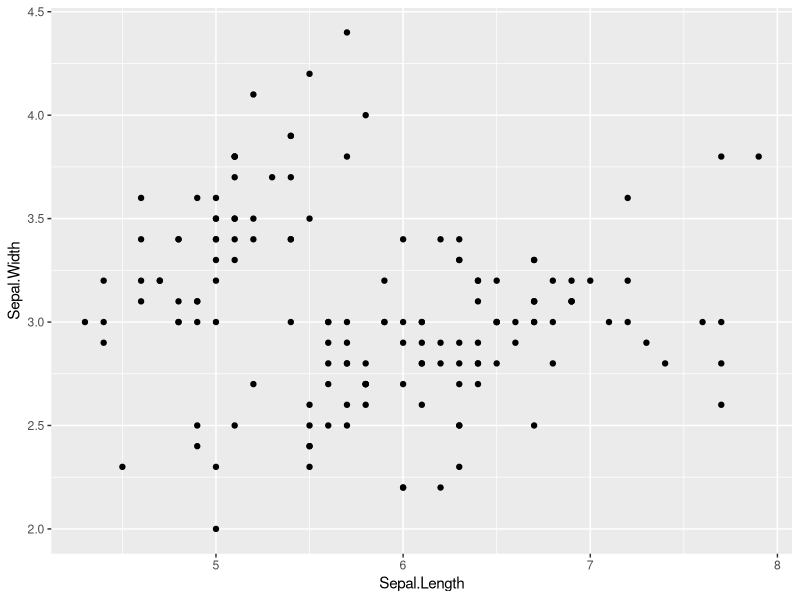
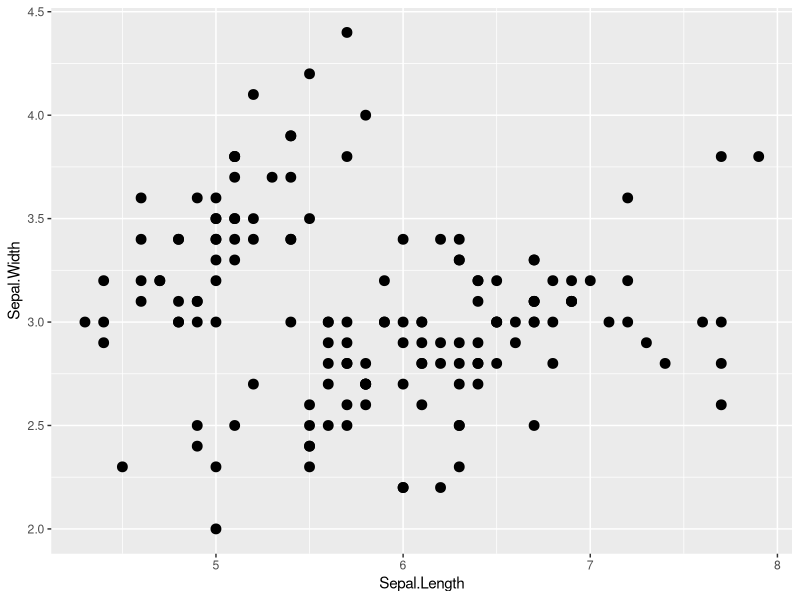
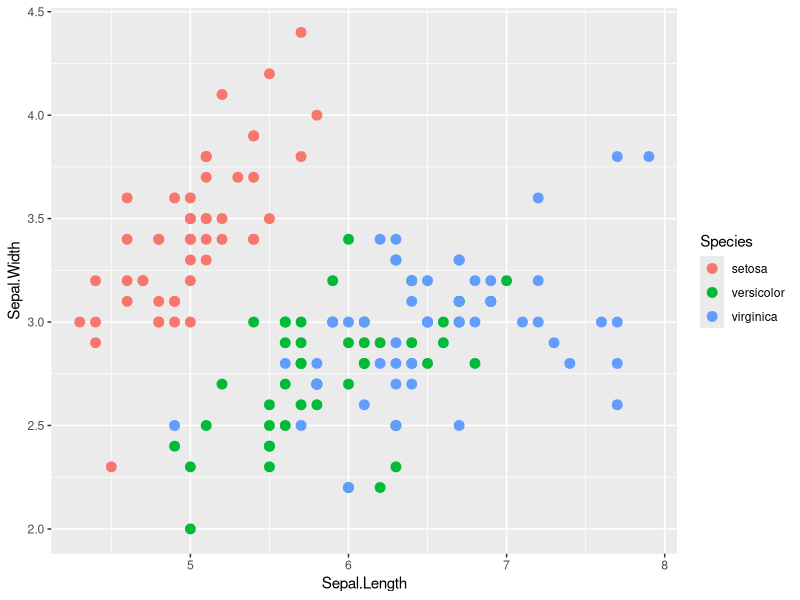
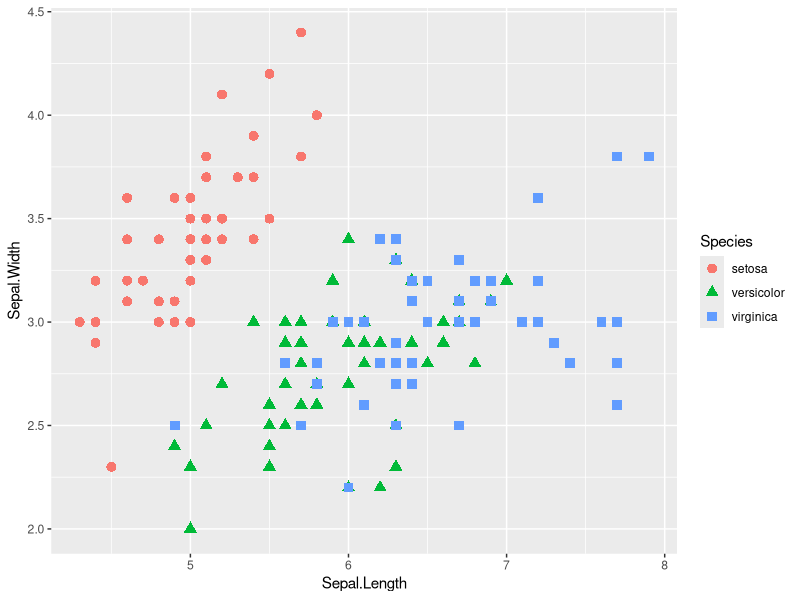
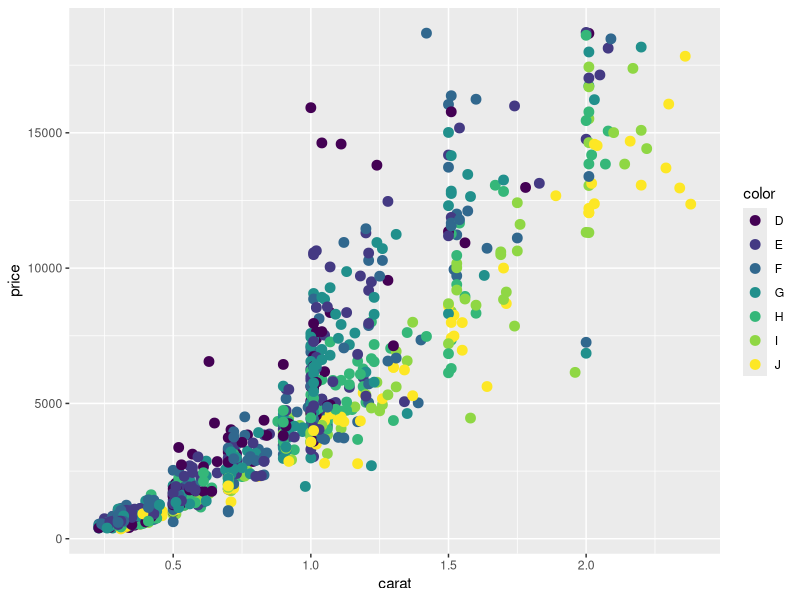
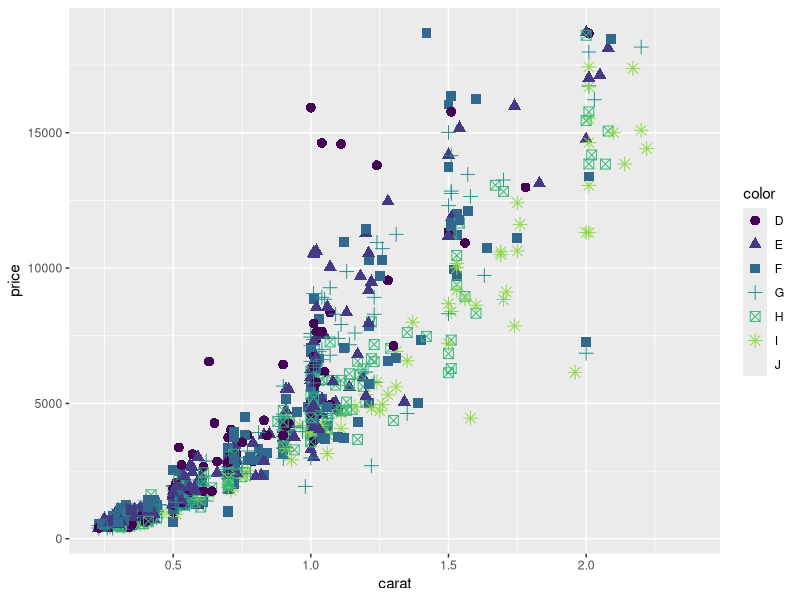
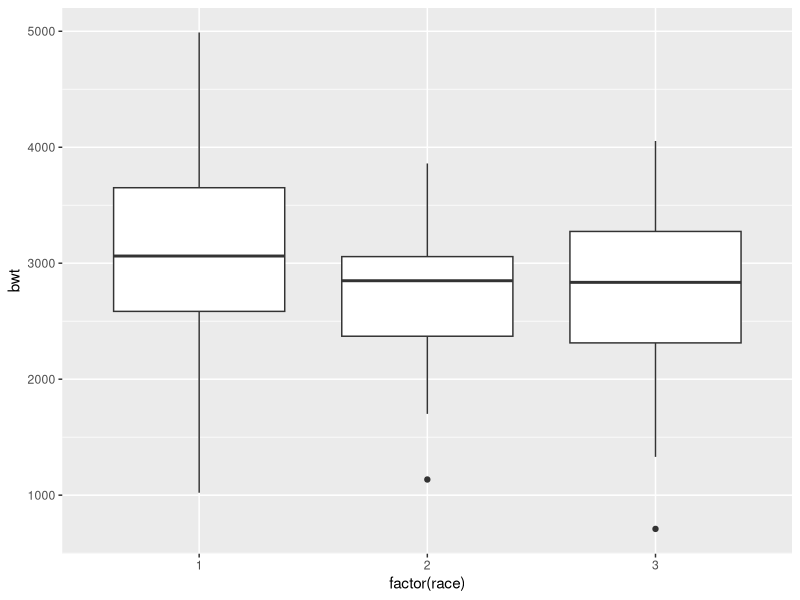
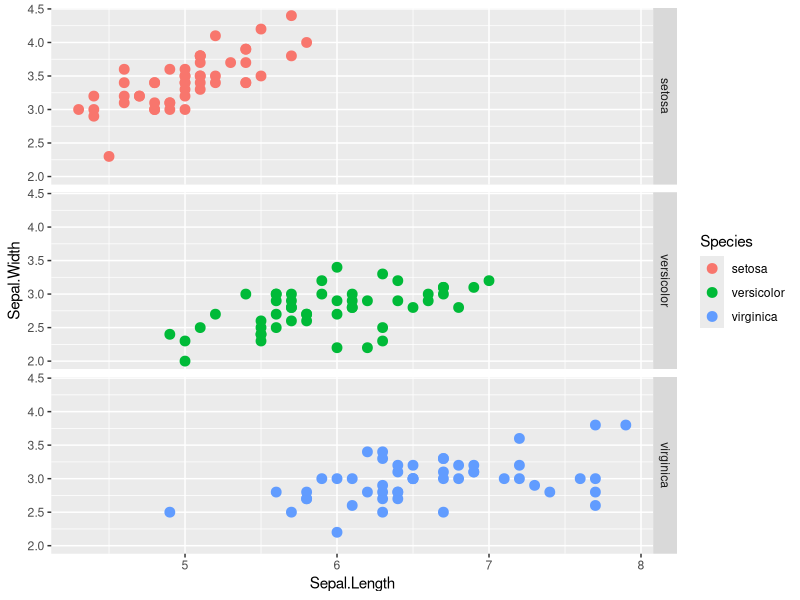

R code for these plots, in order:
# ggplot learning code
# Zhang
# Feb 22, 2015
# gyz151@gmail.com

install.packages("ggplot2", dependencies = TURE)
install.packages("plyr")
install.packages("ggthemes")
install.packages("reshape2")

library("ggplot2")
library("reshape2")
library("plyr")
library("ggthemes")

head(iris)

myiris <- iris

#data, aesthetics, geometry, stats, facets [e.g., multiple panels in same figure by species] (terminology used in the XXX library)

myplot <- ggplot(data = iris, aes(x = Sepal.Length, y = Sepal.Width))
myplot + geom_point()

ggplot(data = iris, aes(x = Sepal.Length, y = Sepal.Width)) +
  geom_point(size =3)

ggplot(data = iris, aes(Sepal.Length, Sepal.Width, color = Species)) +
  geom_point(size =3)

ggplot(data = iris, aes(Sepal.Length, Sepal.Width, color = Species)) +
  geom_point(aes(shape = Species), size =3)

#sample a 1000 times from rows 1 to dim(diamond), and store to d2
d2 <- diamonds[sample(1:dim(diamonds)[1], 1000), ]

myplot <- ggplot(data = d2, aes(x = carat, y = price))

ggplot(data = d2, aes(carat, price, color = color)) +
  geom_point(size =3)

ggplot(data = d2, aes(carat, price, color = color)) +
  geom_point(aes(shape = color), size =3)

library(MASS)
ggplot(birthwt, aes(factor(race),bwt)) + geom_boxplot()

# ?? myplot <- ggplot
# ?? summary(myplot)

ggplot(iris, aes(Sepal.Length, Sepal.Width, color = Species)) +
  geom_point(size = 3) +
  facet_grid(Species ~ .)







